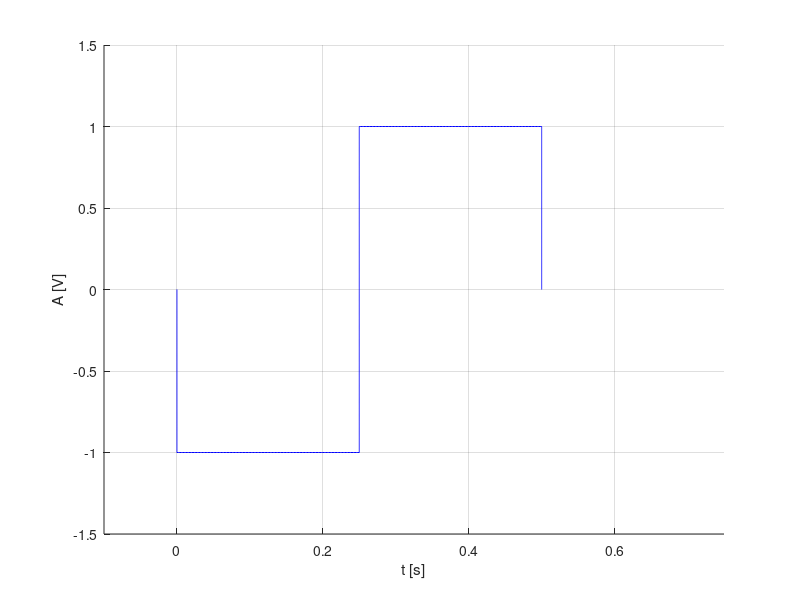

Write the MATLAB code that produced this figure.
hold on
xlabel('t [s]'),ylabel('A [V]')

%y=[0,-1]
y=0:-0.002:-1;
x=y*0;
plot(x,y,'b')
%y=-1
x = 0: 0.002: 1/4;
y = -1+0*x;
plot(x, y, 'b'),grid

%x=1/4;y=[-1,1]
y=-1:0.002:1;
x=y*0+1/4;
plot(x,y,'b')

%y=1
x = 1/4:0.002:1/2;
y=1+0*x;
plot(x,y,'b')

%x=1/2; y=[1,-1]
y=1:-0.002:0;
x=y*0+1/2;
plot(x,y,'b')

axis([-0.1 3/4 -1.5 1.5])
